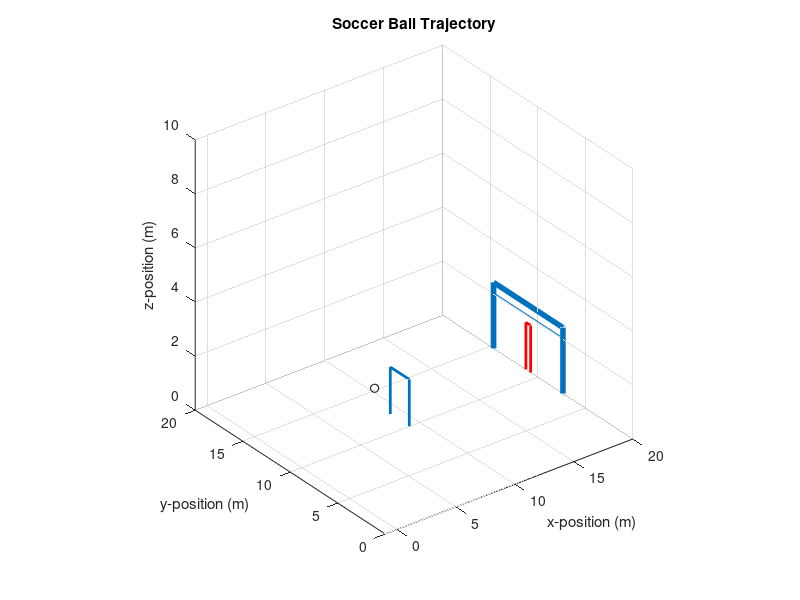

This figure's MATLAB source: (Note: this script raises an error after producing the figure.)
clc

%%%%%%%%%%%%%%%%%%%
%Defining Variables


%user prompt for initial variables
prompt = {'Distance from the goal (m): ','Rise Angle (deg): ','Initial Velocity (m/s): ','Spin (rotation/s): ', 'Shot Angle (deg): '};
def={'20','10','40','20','8'};  
answer = inputdlg(prompt,'Input',1,def);
[a1, a2, a3, a4, a5] = answer{:};
net = str2num(a1); 
theta_deg = str2num(a2);
v_0 = str2num(a3);
rot = str2num(a4);   
phi_deg = str2num(a5);

clf
hold on

t_step= 0.01; %time step between each calculation (s)
num_step = 5/t_step; %the number of steps
% theta_deg = 9.1; %angle of the kick in degrees
theta_rad = theta_deg*3.14159*(1/180); %angle of the kick in radians
% phi_deg = -7; %angle of the kick in degrees
phi_rad = phi_deg*3.14159*(1/180); %angle of the kick in radians
w = rot*pi*2; %angular velocity on ball (rad/s)
s0= 4e-4; %average drag coeff
a_y = -9.81; %initial acceleration in the y direction (m/s^2)
a_x = 0; %initial acceleration in the x direction (m/s^2)
a_z = 0; %initial acceleration in the z direction (m/s^2)
% v_0 = 40; %initial magnitude of the velocity (m/s)
v_0x = v_0*cos(theta_rad); %initial velocity in the x direction (m/s)
v_0y = v_0*sin(theta_rad); %initial velocity in the y direction (m/s)
v_0z = v_0x*tan(phi_rad); %initial velocity in the z direction (m/s)
d_0y = 0; %initial displacement in the y direction (m)
d_0x = 0; %initial displacement in the x direction (m)
d_0z = 11; %initial displacement in the z direction (m)
r = 0.109; %radius of the soccer ball (m)
p =1.6; %average density of the soccer ball (kg/m^3)
C = 0.15; %drag coefficient
A = 3.14159*(r^2); %silhouette area of soccer ball
D = p*C*A*0.5; %constant
m = 0.5; %mass of soccer ball (kg)
react = 0.20; %reaction time of the goalkeeper (s)
react_step= 0.20/t_step; % num step of reaction time

%%%%%%%%%%%%%%%%%%%%
%time array
t_vals = 0:num_step;

%%%%%%%%%%%%%%%%%%%%
%acceleration arrays
ay_vals = 0:num_step;
ay_vals(1) = a_y;

ax_vals = 0:num_step;
ax_vals(1) = a_x;

az_vals = 0:num_step;
az_vals(1) = a_z;

%%%%%%%%%%%%%%%%%%%%
%velocity arrays
v_vals = 0:num_step;

vy_vals = 0:num_step;
vx_vals = 0:num_step; 

vy_vals(1) = v_0y;
vx_vals(1) = v_0x;

vz_vals = 0:num_step; 
vz_vals(1) = v_0z;

%%%%%%%%%%%%%%%%%%%%
%position arrays
d_x = 0:num_step;
d_x(1) = d_0x;

d_y = 0:num_step;
d_y(1) = d_0y;

d_z = 0:num_step;
d_z(1) = d_0z;

%%%%%%%%%%%%%%%%%%%%
%objects

%Soccer Net Display
line([net net], [7.35 7.35] , [0 2.44] ,'LineWidth',4)
line([net net], [14.65 14.65] , [0 2.44] ,'LineWidth',4)
line([net net], [7.35 14.65] , [2.44 2.44] ,'LineWidth',4)
line([net net+2], [7.35 7.35] , [0 0] ,'LineWidth',4)
line([net net+2], [14.65 14.65] , [0 0] ,'LineWidth',4)
line([net+2 net], [7.35 7.35] , [0 2.44] ,'LineWidth',4)
line([net+2 net], [14.65 14.65] , [0 2.44] ,'LineWidth',4)
line([net+2 net+2], [7.35 14.65] , [0 0] ,'LineWidth',4)


%Grid vertical
for i=0:23;
line([net+2 net], [7.85+i*(0.3) 7.85+i*(0.3)] , [0 2.44])
end

%Grid horizontal
for i=0:7;
line([net+2-i*(0.3) net+2-i*(0.3)], [7.35 14.65] , [0+i*(0.3) 0+i*(0.3)])
%Grid side horizontal
line([net net+2-i*(0.3)], [7.35 7.35] , [0+i*(0.3) 0+i*(0.3)])
line([net net+2-i*(0.3)], [14.65 14.65] , [0+i*(0.3) 0+i*(0.3)])

line([net+i*(0.3) net+i*(0.3)], [7.35 7.35] , [0 2.44-i*(0.3)])
line([net+i*(0.3) net+i*(0.3)], [14.65 14.65] , [0 2.44-i*(0.3)])
end


%wall of players Display
if net >15
line([9.1 9.1], [d_0z-1 d_0z-1] , [0 1.74] ,'LineWidth',2)
line([9.1 9.1], [d_0z+1 d_0z+1] , [0 1.74] ,'LineWidth',2)
line([9.1 9.1], [d_0z-1 d_0z+1] , [1.74 1.74] ,'LineWidth',2)
end

%%initial goalkeeper%%
left_lim= d_0z - 0.25;
right_lim = d_0z + 0.25; 

a = line([net net], [left_lim left_lim] , [0 1.74],'Color','r' ,'LineWidth',2);
b = line([net net], [right_lim right_lim] , [0 1.74],'Color','r' ,'LineWidth',2);
c = line([net net], [left_lim right_lim] , [1.74 1.74],'Color','r' ,'LineWidth',2);

%%%%%%%%%%%%%%%%%%%%
%Graph specifics
grid on
axis square
view(3);
title('Soccer Ball Trajectory')
xlabel('x-position (m)')
ylabel('y-position (m)')
zlabel('z-position (m)')
axislims = axis;
axis([0 31 axislims(3) axislims(4)]);
axis([-1 net 0 20 0 10 ])

check = 0; 
check_wall = 0;
check_keeper = 0;


for (i=1: num_step)    
    
    %array calculations
    t_vals(i+1)= t_vals(i)+t_step;
    v_vals(i) = sqrt((vx_vals(i)^2)+(vx_vals(i)^2));
    ax_vals(i) = -(D/m)*v_vals(i)*vx_vals(i);
    ay_vals(i) = a_y-(D/m)*v_vals(i)*vy_vals(i);
    az_vals(i) = a_z-(s0*w/m)*vx_vals(i); 
    vx_vals(i+1)= vx_vals(i)+ax_vals(i)*t_step;
    vy_vals(i+1)= vy_vals(i)+ay_vals(i)*t_step;
    vz_vals(i+1)= vz_vals(i)+az_vals(i)*t_step;
    d_x(i+1)= d_x(i) + vx_vals(i+1)*t_step + 0.5*ax_vals(i)*(t_step^2);
    d_y(i+1)= d_y(i) + vy_vals(i+1)*t_step + 0.5*ay_vals(i)*(t_step^2);
    d_z(i+1)= d_z(i) + vz_vals(i+1)*t_step + 0.5*az_vals(i)*(t_step^2);
   
    %%plot animation%%
    if i>1
        delete(h);
    end    
    figure(1);
    h = plot3(d_x(i+1),d_z(i+1),d_y(i+1),'ok' );
    
    %Goalkeeper AI%%   
    if (right_lim > 7.35 && left_lim < 14.65 && i > react_step )
    left_lim=d_0z+0.25-d_0z+d_z(i-react_step);
    right_lim =d_0z-0.25-d_0z+d_z(i-react_step); 
    
        if i>react_step
        delete(a,b,c);
        end  
        
    a = line([net net], [left_lim left_lim] , [0 1.74],'Color','r' ,'LineWidth',2);
    b = line([net net], [right_lim right_lim] , [0 1.74],'Color','r' ,'LineWidth',2);
    c = line([net net], [left_lim right_lim] , [1.74 1.74],'Color','r' ,'LineWidth',2);
    end

    pause(0.01)
    
    %check to see if the ball has hit the wall
    if net >15
    if (check_wall == 0 && d_x(i+1) > 9.1 && d_y(i+1) < 1.74 && d_z(i+1) < (d_0z+1) && d_z(i+1) > (d_0z-1))
        final =i+1;
        disp('The ball has hit the wall of players')
        break;
    else if check_wall ==0 && d_x(i+1) > 9.1
       check_wall = 1;
        end
       
    end
    end
    
    %check to see if the ball has been caught by goalkeeper
    
    if (check_keeper == 0 && d_x(i+1) > net && d_y(i+1) < 1.85 && d_z(i+1) < (left_lim+0.8) && d_z(i+1) > (right_lim-0.8))
        final =i+1;
        disp('The ball has been caught by goalkeeper.')
        plot3(d_x(final),d_z(final),d_y(final),'or','LineWidth',10)
        break;
    else if check_keeper ==0 && d_x(i+1) > net
       check_keeper = 1;
        end
       
    end
    
    %check to see if the ball has gone into the net
    if (check == 0 && d_x(i+1) > net && d_y(i+1) < 2.44 && d_z(i+1) < 14.65 && d_z(i+1) > 7.35)
        final =i+1;
        disp('GOAL!')
        plot3(d_x(final),d_z(final),d_y(final),'oc','LineWidth',10)
        break;
    else if check ==0 && d_x(i+1) > net
       check = 1;
        end       
        
    end
    
    %check to see if the ball has gone over the wall and net and hit the ground
    if (d_y(i+1) < 0)
        final = i+1;
        disp('The ball has gone over the net and hit the ground.')
        plot3(d_x(final),d_z(final),d_y(final),'xr','LineWidth',20)
        break;
    end
    
   
end

%calculaion of final velocity
v_final = sqrt((vx_vals(final)^2)+(vx_vals(final)^2));

%trajectory trail
plot3(d_x(1:final),d_z(1:final),d_y(1:final),'.k' );

%%%%%%%%%%
%display of final variables
disp(['The final velocity is ', num2str(v_final),' m/s. The final position at time ',num2str(t_vals(final)), ' s is [', num2str(d_x(final)),',',num2str(d_z(final)),',', num2str(d_y(final)),'] m.'])